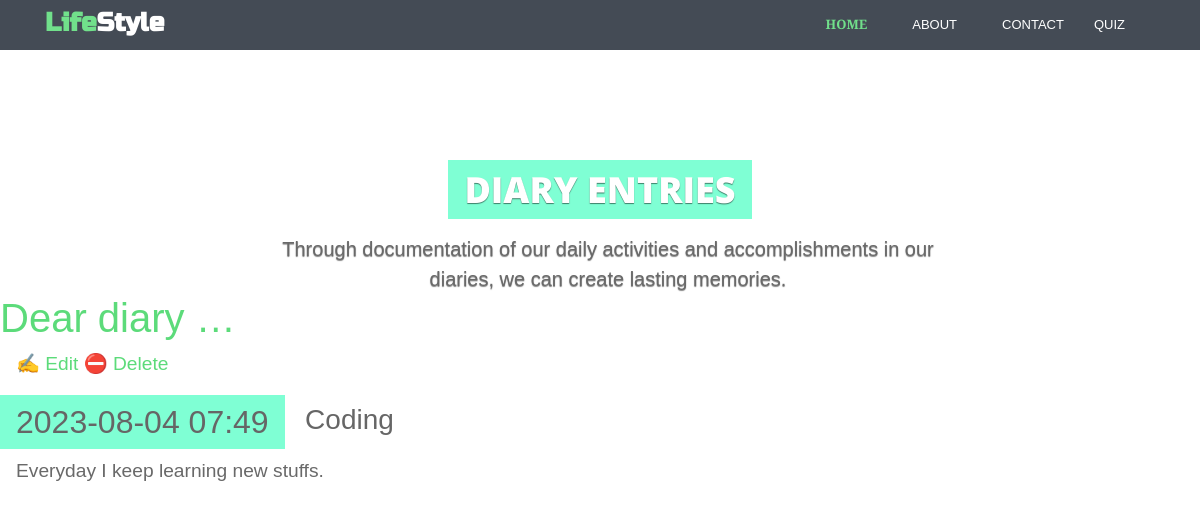
Screenshot of /entry/1 (signed in) with the database file from the repository.
### entries/models.py (models this page shows, shortened)
class Entry(models.Model):
    title = models.CharField(max_length=200)
    content = models.TextField()
    date_created = models.DateTimeField(default=timezone.now)
    class Meta:
        verbose_name_plural = "Entries"

### entries/views.py (the view)
# urls.py: path("entry/<int:pk>", views.EntryDetailView.as_view(), name="entry-detail"),
class EntryDetailView(LockedView, DetailView):
    model = Entry

### entries/templates/entries/entry_detail.html
{% extends "entries/base.html" %}
{% block content %}
    <article>
    <p>
    <a href="{% url 'entry-update' entry.id %}">✍️ Edit</a>
    <a href="{% url 'entry-delete' entry.id %}">⛔ Delete</a>
    </p>
    <h2>{{ entry.date_created|date:'Y-m-d H:i' }}</h2>
    <h3>{{ entry.title }}</h3>
    <p>{{ entry.content }}</p>
    </article>
{% endblock content %}

### entries/static/css/diary.css (style rules this page uses)
* { box-sizing: border-box; }
body { font-family: sans-serif; font-size: 18px; }
a { color: inherit; }
h2, h3 { font-size: 1.4em; margin: 0; display: inline-block; padding: 0.5rem 1rem; vertical-align: top; }
h2 { background-color: aquamarine; }
article { margin-bottom: 0.5rem; }
p { font-size: 1.2em; padding-left: 1rem; line-height: 1.3em; max-width: 36rem; color: dimgray; }

### entries/static/css/theme-2.css (style rules this page uses)
body { font-family:'Merriweather Sans', arial, sans-serif;color:#666;font-size:16px;-webkit-font-smoothing:antialiased;-moz-osx-font-smoothing:grayscale }
p { margin-bottom:16px;line-height:1.5 }
a { color:#5cdb7a;-webkit-transition:all 0.4s ease-in-out;-moz-transition:all 0.4s ease-in-out;-ms-transition:all 0.4s ease-in-out;-o-transition:all 0.4s ease-in-out }

### rows the page displays
Entry: date_created "2023-08-04 07:49", title "Coding", content "Everyday I keep learning new stuffs."
